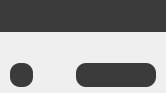
<?xml version="1.0" encoding="UTF-8"?>
<ui version="4.0">
 <class>KVideoUI</class>
 <widget class="QWidget" name="KVideoUI">
  <property name="geometry">
   <rect>
    <x>0</x>
    <y>0</y>
    <width>166</width>
    <height>93</height>
   </rect>
  </property>
  <property name="sizePolicy">
   <sizepolicy hsizetype="Expanding" vsizetype="Expanding">
    <horstretch>0</horstretch>
    <verstretch>0</verstretch>
   </sizepolicy>
  </property>
  <property name="styleSheet">
   <string notr="true">#VUITop{
	background-color: rgba(0,0,0,192);
	min-height: 32px;
	max-height: 32px;
}
#VUIFunc{
	background-color: rgba(0,0,0,192);
	border-radius: 10px;
	padding-left: 8px;
	padding-right: 8px;
	min-height: 24px;
	max-height: 24px;
}
#VUI_nickname{
	color: rgb(240,240,240);
	min-height: 24px;
	max-height: 24px;
	border-radius: 10px;
	background-color: rgba(0,0,0,192);
	padding-left: 8px;
	padding-right: 8px;
}
</string>
  </property>
  <layout class="QVBoxLayout" name="verticalLayout">
   <property name="leftMargin">
    <number>0</number>
   </property>
   <property name="topMargin">
    <number>0</number>
   </property>
   <property name="rightMargin">
    <number>0</number>
   </property>
   <property name="bottomMargin">
    <number>0</number>
   </property>
   <item>
    <widget class="QWidget" name="VUITop" native="true">
     <layout class="QHBoxLayout" name="horizontalLayout">
      <property name="spacing">
       <number>0</number>
      </property>
      <property name="leftMargin">
       <number>10</number>
      </property>
      <property name="topMargin">
       <number>0</number>
      </property>
      <property name="rightMargin">
       <number>10</number>
      </property>
      <property name="bottomMargin">
       <number>0</number>
      </property>
      <item>
       <widget class="NetSignalWidget" name="VUI_netState" native="true">
        <property name="minimumSize">
         <size>
          <width>24</width>
          <height>24</height>
         </size>
        </property>
        <property name="maximumSize">
         <size>
          <width>24</width>
          <height>24</height>
         </size>
        </property>
       </widget>
      </item>
      <item>
       <spacer name="horizontalSpacer_2">
        <property name="orientation">
         <enum>Qt::Horizontal</enum>
        </property>
        <property name="sizeHint" stdset="0">
         <size>
          <width>93</width>
          <height>20</height>
         </size>
        </property>
       </spacer>
      </item>
      <item>
       <widget class="QPushButton" name="VUI_btnMirror">
        <property name="flat">
         <bool>true</bool>
        </property>
       </widget>
      </item>
      <item>
       <widget class="QPushButton" name="VUI_btnRotate">
        <property name="flat">
         <bool>true</bool>
        </property>
       </widget>
      </item>
     </layout>
    </widget>
   </item>
   <item>
    <spacer name="verticalSpacer">
     <property name="orientation">
      <enum>Qt::Vertical</enum>
     </property>
     <property name="sizeHint" stdset="0">
      <size>
       <width>20</width>
       <height>40</height>
      </size>
     </property>
    </spacer>
   </item>
   <item>
    <widget class="QWidget" name="VUIBottom" native="true">
     <layout class="QHBoxLayout" name="horizontalLayout_2">
      <property name="spacing">
       <number>0</number>
      </property>
      <property name="leftMargin">
       <number>10</number>
      </property>
      <property name="topMargin">
       <number>0</number>
      </property>
      <property name="rightMargin">
       <number>10</number>
      </property>
      <property name="bottomMargin">
       <number>6</number>
      </property>
      <item>
       <widget class="QLabel" name="VUI_nickname"/>
      </item>
      <item>
       <spacer name="horizontalSpacer">
        <property name="orientation">
         <enum>Qt::Horizontal</enum>
        </property>
        <property name="sizeHint" stdset="0">
         <size>
          <width>40</width>
          <height>20</height>
         </size>
        </property>
       </spacer>
      </item>
      <item>
       <widget class="QWidget" name="VUIFunc" native="true">
        <layout class="QHBoxLayout" name="horizontalLayout_3">
         <property name="spacing">
          <number>0</number>
         </property>
         <property name="leftMargin">
          <number>0</number>
         </property>
         <property name="topMargin">
          <number>0</number>
         </property>
         <property name="rightMargin">
          <number>0</number>
         </property>
         <property name="bottomMargin">
          <number>0</number>
         </property>
         <item>
          <widget class="QPushButton" name="VUI_btnCam">
           <property name="flat">
            <bool>true</bool>
           </property>
          </widget>
         </item>
         <item>
          <widget class="QPushButton" name="VUI_btnMic">
           <property name="flat">
            <bool>true</bool>
           </property>
          </widget>
         </item>
        </layout>
       </widget>
      </item>
     </layout>
    </widget>
   </item>
  </layout>
 </widget>
 <customwidgets>
  <customwidget>
   <class>NetSignalWidget</class>
   <extends>QWidget</extends>
   <header location="global">NetSignalWidget.h</header>
   <container>1</container>
  </customwidget>
 </customwidgets>
 <resources/>
 <connections/>
</ui>
